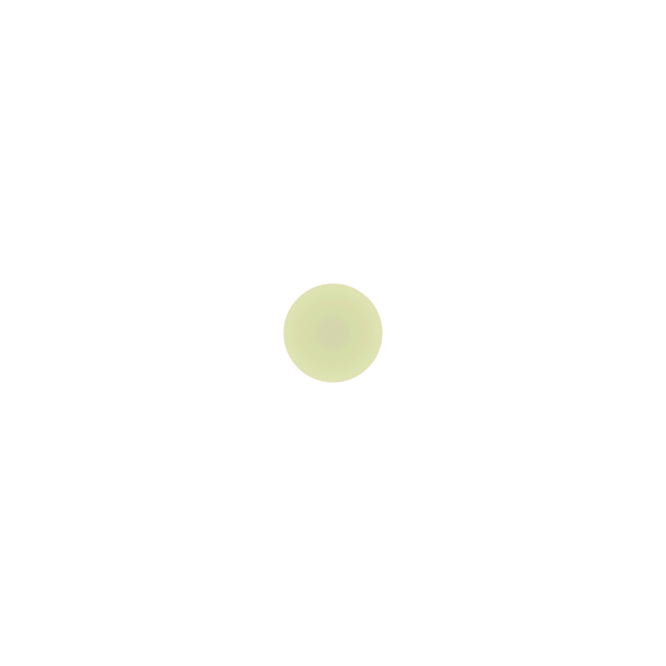
Frame 1 (no input)
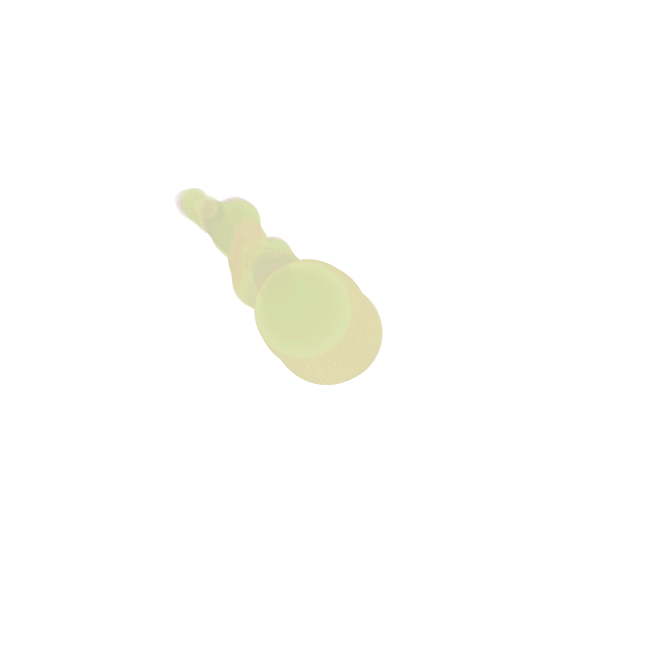
Frame 60 (the mouse pressed at the canvas centre just before this capture)
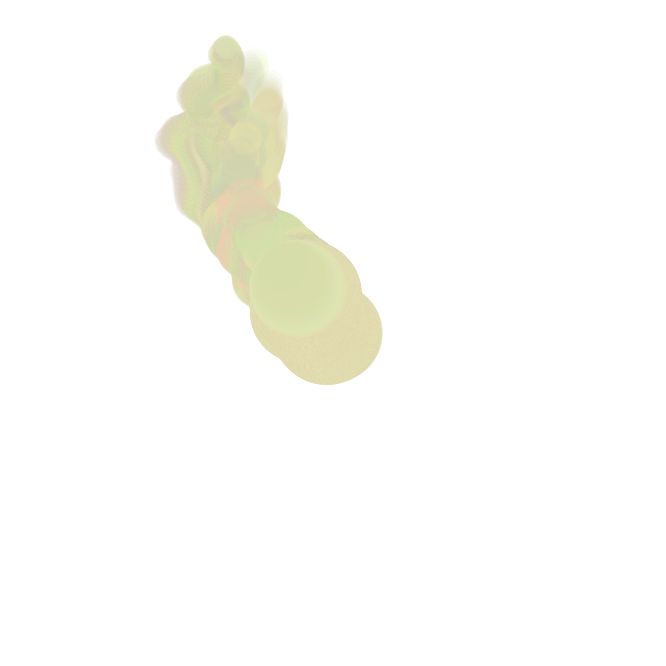
Frame 120 (the mouse held since frame 60 and released just before this capture)

The Processing sketch that drew these frames (run headless with seeded random() and noise(); from frame 60 on, the mouse is pressed at the canvas centre):

// Processing sketch: pastelParticles
// ── pastelParticles.pde
int numParticles = 1000;

color paper = #ffffff;

float turniness = 1.5;

// declarations
color[] inks;
float[] xs, ys, speeds, sizes;

void setup(){
  size(666, 666);
  background(paper);
  noStroke();
  
  // allocate
  inks = new color[numParticles];
  xs = new float[numParticles];
  ys = new float[numParticles];
  speeds = new float[numParticles];
  sizes = new float[numParticles];
  
  // initialization
  for(int i = 0; i < numParticles; i++){
    inks[i] = color(random(180, 255),
                    random(180, 255),
                    random(150, 200), 20);
    xs[i] = width * .50;
    ys[i] = height * .50;
    sizes[i] = random(20, 100);
    
    speeds[i] = 100 / sizes[i];
  }
}

void draw(){
  //background(paper);
  
  for(int i = 0; i < numParticles; i++){
    // draw the ith circle
    fill(inks[i]);
    circle(xs[i], ys[i], sizes[i]);
    
    // update the ith circle's position
    
    float noise = noise(xs[i] * .01, ys[i] * .01, frameCount * .1);
    float theta = noise * TAU * turniness;
    
    float velX = speeds[i] * cos(theta);
    float velY = speeds[i] * sin(theta);
    
    xs[i] += velX;
    ys[i] += velY;
    
    // check for collisions
    boolean tooFarLeft = xs[i] < 0;
    boolean tooFarRight = xs[i] > width;
    boolean tooFarUp = ys[i] < 0;
    boolean tooFarDown = ys[i] > height;
    
    if(tooFarLeft){
      xs[i] += width;
    }
    
    if(tooFarRight){
      xs[i] -= width;
    }
    
    if(tooFarUp){
      ys[i] += height;
    }
    
    if(tooFarDown){
      ys[i] -= height;
    }
    
  }
}
